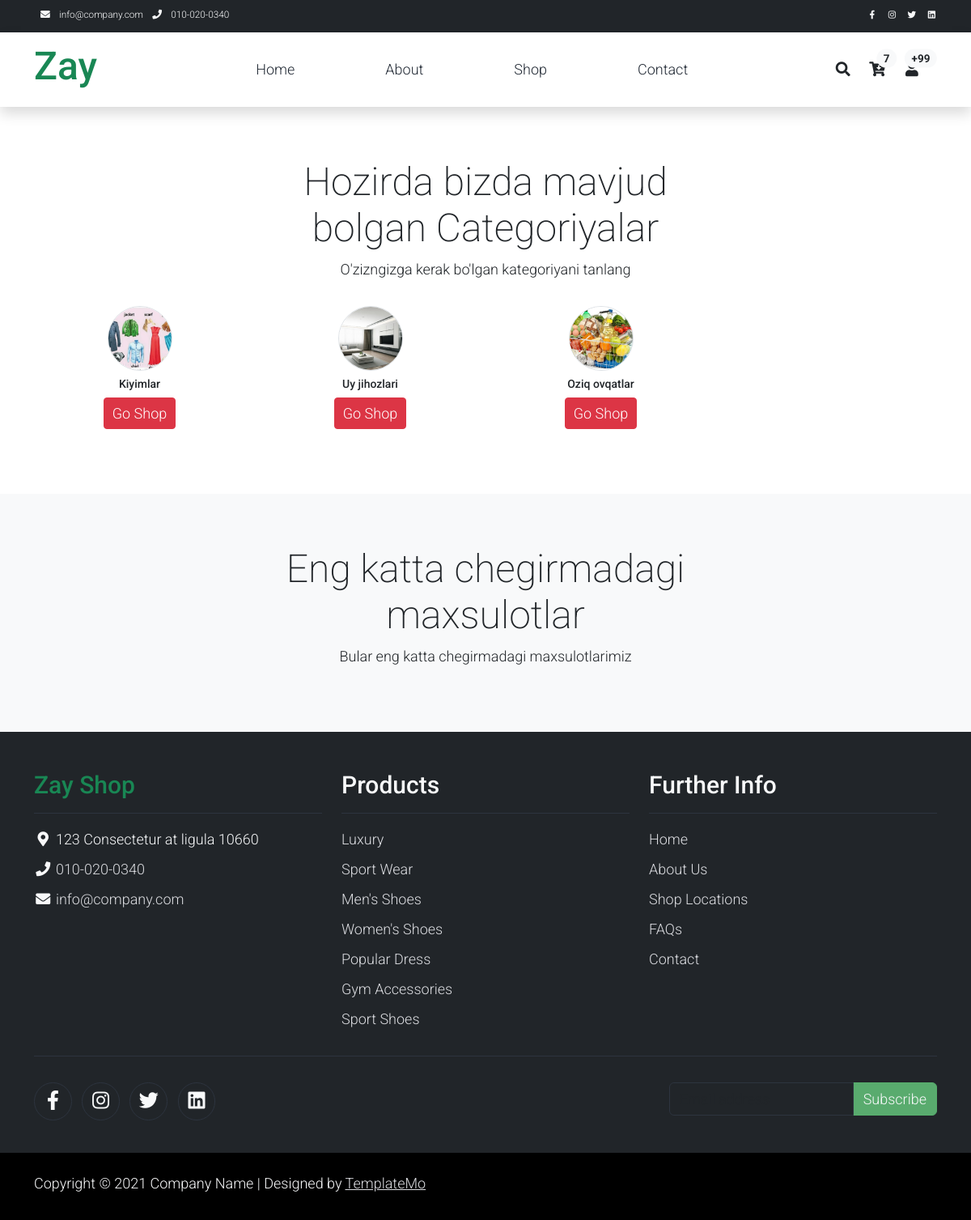
Page /category/kiyimlar/ on the committed database.
### content_main/models.py (models this page shows, shortened)
class Category(models.Model):
    name = models.CharField(max_length=100 , unique=True)
    slug = models.SlugField(max_length=100 , unique=True)
    image = models.ImageField(upload_to="category/image/" , null=True , blank=True)
    parent = models.ForeignKey('self' , on_delete=models.SET_NULL , null=True , blank=True , related_name='subcategories')
    is_special = models.BooleanField(default=False)

### content_main/views.py (the view)
# urls.py: path('category/<str:slug>/' , CategoryFilterView.as_view() , name = 'category_filter') ,
class CategoryFilterView(ListView):
    model = Product
    context_object_name = "products"
    template_name = 'index.html'
    def get_queryset(self):
        category_slug = self.kwargs.get("slug")
        category = get_object_or_404(Category, slug=category_slug)
        return Product.objects.filter(category = category)
    def get_context_data(self, *, object_list=None, **kwargs):
        context = super().get_context_data()
        context['categories']= Category.objects.filter(parent = None)
        return context

### templates/index.html (shortened to what this page needs)
{% extends 'base.html' %}
    {% block contend %}
    {% include '_components/_category_home.html' %}
    {% include '_components/_produkt_prosent_filter.html' %}
    {% endblock contend %}

### templates/_components/_category_home.html (shortened to what this page needs)
{% load static %}
<section class="container py-5">
    <div class="row text-center pt-3">
        <div class="col-lg-6 m-auto">
            <h1 class="h1">Hozirda bizda mavjud bolgan Categoriyalar </h1>
            <p>
                O'zizngizga kerak bo'lgan kategoriyani tanlang
            </p>
        </div>
    </div>
    <div class="row text-center">
        {% for category in categories %}
        <div class="col-6 col-md-3 p-3">
            <a href="{% url 'category_filter' category.slug %}">
                {% if category.image %}
                <img src="{{ category.image.url }}" class="category-img rounded-circle border">
                {% else %}
                <img src="{% static 'img/not.jpg' %}" class="category-img rounded-circle border">
                {% endif %}
            </a>
            <h6 class="mt-2">{{ category.name }}</h6>
            <p><a class="btn btn-danger btn-sm">Go Shop</a></p>
        </div>
        {% endfor %}
    </div>
</section>

### staticfile/css/templatemo.css (style rules this page uses)
body, ul, li, p, a, label, input, div { font-family: 'Roboto', sans-serif; font-size: 18px !important; font-weight: 300 !important; }
.h1 { font-family: 'Roboto', sans-serif; font-size: 48px !important; font-weight: 200 !important; }

### templates/_components/_category_home.html (style rules this page uses)
.category-img { width: 80px; height: 80px; object-fit: cover; }
h6 { font-size: 14px; }
.btn-sm { font-size: 12px; padding: 5px 10px; }

### rows in the picture
Category: image (picture), name "Kiyimlar"
Category: image (picture), name "Uy jihozlari"
Category: image (picture), name "Oziq ovqatlar"
